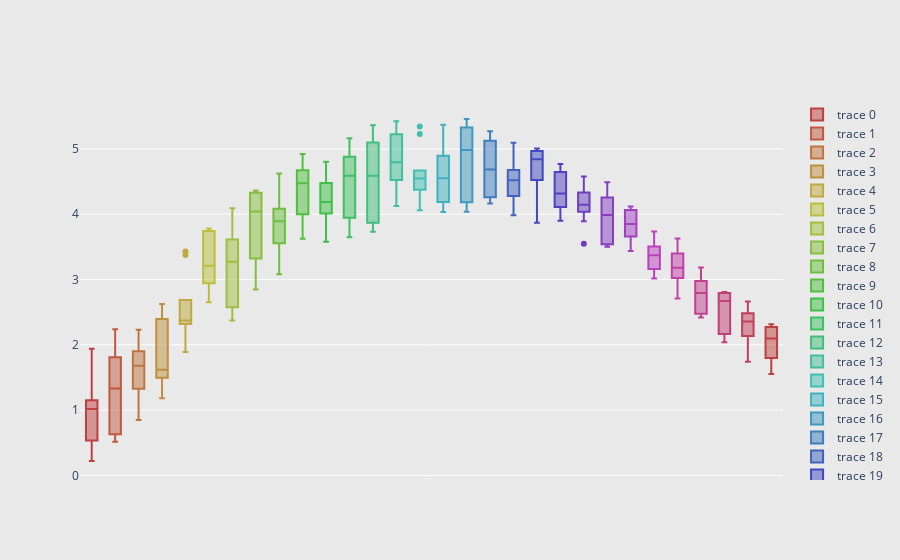

Here is the notebook cell this chart was saved with:
### Code cell
from datetime import date, timedelta



N = 30     # Number of boxes
startdate=date(2023,1,1)
ddates=[startdate+ timedelta(days=i) for i in range(N)]
print(ddates)


# generate an array of rainbow colors by fixing the saturation and lightness of the HSL
# representation of colour and marching around the hue.
# Plotly accepts any CSS color format, see e.g. http://www.w3schools.com/cssref/css_colors_legal.asp.
c = ['hsl('+str(h)+',50%'+',50%)' for h in np.linspace(0, 360, N)]

# Each box is represented by a dict that contains the data, the type, and the colour.
# Use list comprehension to describe N boxes, each with a different colour and with different randomly generated data:
fig = go.Figure(data=[go.Box(
    y=3.5 * np.sin(np.pi * i/N) + i/N + (1.5 + 0.5 * np.cos(np.pi*i/N)) * np.random.rand(10),
    marker_color=c[i]
    ) for i in range(int(N))])

# format the layout
fig.update_layout(
    xaxis=dict(showgrid=False, zeroline=False, showticklabels=False),
    yaxis=dict(zeroline=False, gridcolor='white'),
    paper_bgcolor='rgb(233,233,233)',
    plot_bgcolor='rgb(233,233,233)',
)

fig.show()

### Figure 1 — Plotly figure (JSON) as saved in the notebook; plotly's stock layout.template omitted (floating-point values rounded to 4 significant figures)
{"data": [{"marker": {"color": "hsl(0.0,50%,50%)"}, "type": "box", "y": [1.149, 0.22, 0.9618, 0.5359, 0.3181, 1.942, 0.6206, 1.385, 1.107, 1.072]}, {"marker": {"color": "hsl(12.413793103448276,50%,50%)"}, "type": "box", "y": [1.006, 1.578, 1.478, 0.5249, 0.5142, 1.844, 1.811, 0.6311, 2.239, 1.187]}, {"marker": {"color": "hsl(24.82758620689655,50%,50%)"}, "type": "box", "y": [1.919, 1.079, 1.9, 1.894, 0.8488, 2.23, 1.432, 1.641, 1.72, 1.327]}, {"marker": {"color": "hsl(37.241379310344826,50%,50%)"}, "type": "box", "y": [1.494, 1.612, 1.575, 1.622, 1.336, 2.624, 2.543, 2.397, 1.182, 1.849]}, {"marker": {"color": "hsl(49.6551724137931,50%,50%)"}, "type": "box", "y": [2.356, 2.687, 2.352, 1.891, 2.598, 3.429, 2.318, 2.306, 3.375, 2.387]}, {"marker": {"color": "hsl(62.06896551724138,50%,50%)"}, "type": "box", "y": [2.653, 3.78, 3.153, 2.991, 2.695, 3.774, 3.642, 3.271, 3.743, 2.942]}, {"marker": {"color": "hsl(74.48275862068965,50%,50%)"}, "type": "box", "y": [4.024, 2.577, 2.481, 3.222, 2.915, 2.371, 3.327, 4.093, 3.407, 3.615]}, {"marker": {"color": "hsl(86.89655172413794,50%,50%)"}, "type": "box", "y": [4.328, 3.324, 2.847, 3.059, 4.356, 4.103, 4.26, 3.373, 4.363, 3.986]}, {"marker": {"color": "hsl(99.3103448275862,50%,50%)"}, "type": "box", "y": [4.296, 3.737, 4.005, 3.165, 3.081, 3.864, 3.919, 4.625, 3.556, 4.084]}, {"marker": {"color": "hsl(111.72413793103448,50%,50%)"}, "type": "box", "y": [4.0, 4.771, 3.626, 4.925, 4.398, 4.424, 4.527, 4.568, 3.818, 4.675]}, {"marker": {"color": "hsl(124.13793103448276,50%,50%)"}, "type": "box", "y": [3.997, 4.047, 4.614, 4.084, 4.481, 4.296, 4.419, 3.581, 4.806, 4.012]}, {"marker": {"color": "hsl(136.55172413793105,50%,50%)"}, "type": "box", "y": [4.866, 4.604, 4.882, 5.166, 3.949, 4.038, 4.573, 4.992, 3.648, 3.756]}, {"marker": {"color": "hsl(148.9655172413793,50%,50%)"}, "type": "box", "y": [4.548, 3.849, 4.409, 5.1, 3.871, 4.687, 4.633, 5.254, 3.731, 5.365]}, {"marker": {"color": "hsl(161.3793103448276,50%,50%)"}, "type": "box", "y": [4.143, 4.525, 4.128, 4.637, 5.424, 5.051, 5.373, 4.797, 4.796, 5.227]}, {"marker": {"color": "hsl(173.79310344827587,50%,50%)"}, "type": "box", "y": [4.671, 5.232, 4.584, 4.062, 5.343, 4.583, 4.491, 4.218, 4.515, 4.375]}, {"marker": {"color": "hsl(186.20689655172413,50%,50%)"}, "type": "box", "y": [4.791, 4.229, 4.034, 4.19, 4.427, 4.676, 4.982, 4.161, 5.371, 4.898]}, {"marker": {"color": "hsl(198.6206896551724,50%,50%)"}, "type": "box", "y": [4.038, 5.241, 5.066, 5.46, 4.186, 4.086, 5.38, 4.856, 4.906, 5.329]}, {"marker": {"color": "hsl(211.0344827586207,50%,50%)"}, "type": "box", "y": [4.665, 4.167, 4.221, 4.713, 4.665, 4.261, 5.127, 5.148, 5.274, 4.709]}, {"marker": {"color": "hsl(223.44827586206895,50%,50%)"}, "type": "box", "y": [4.222, 4.521, 4.521, 4.495, 5.065, 3.985, 4.677, 4.281, 5.094, 4.672]}, {"marker": {"color": "hsl(235.86206896551724,50%,50%)"}, "type": "box", "y": [5.005, 3.994, 4.847, 4.97, 4.526, 4.794, 5.008, 3.872, 4.853, 4.84]}, {"marker": {"color": "hsl(248.27586206896552,50%,50%)"}, "type": "box", "y": [4.405, 4.668, 4.771, 4.23, 4.647, 3.994, 4.612, 4.163, 3.901, 4.11]}, {"marker": {"color": "hsl(260.6896551724138,50%,50%)"}, "type": "box", "y": [4.332, 3.549, 4.128, 3.894, 4.577, 4.038, 4.191, 4.438, 4.167, 4.077]}, {"marker": {"color": "hsl(273.1034482758621,50%,50%)"}, "type": "box", "y": [3.535, 3.503, 3.993, 4.025, 3.541, 4.349, 3.781, 4.49, 4.259, 3.983]}, {"marker": {"color": "hsl(285.51724137931035,50%,50%)"}, "type": "box", "y": [3.866, 3.436, 4.119, 3.491, 3.925, 3.732, 3.832, 4.102, 3.661, 4.065]}, {"marker": {"color": "hsl(297.9310344827586,50%,50%)"}, "type": "box", "y": [3.506, 3.018, 3.16, 3.26, 3.425, 3.406, 3.696, 3.737, 3.049, 3.342]}, {"marker": {"color": "hsl(310.3448275862069,50%,50%)"}, "type": "box", "y": [3.63, 3.399, 3.2, 2.887, 2.71, 3.16, 3.025, 3.095, 3.488, 3.255]}, {"marker": {"color": "hsl(322.7586206896552,50%,50%)"}, "type": "box", "y": [2.863, 2.978, 2.722, 2.474, 2.889, 2.418, 2.466, 2.683, 3.184, 3.1]}, {"marker": {"color": "hsl(335.17241379310343,50%,50%)"}, "type": "box", "y": [2.039, 2.795, 2.78, 2.165, 2.431, 2.125, 2.81, 2.672, 2.801, 2.672]}, {"marker": {"color": "hsl(347.58620689655174,50%,50%)"}, "type": "box", "y": [2.096, 2.305, 2.663, 2.501, 2.32, 2.135, 2.393, 1.74, 2.475, 2.484]}, {"marker": {"color": "hsl(360.0,50%,50%)"}, "type": "box", "y": [1.947, 2.273, 1.799, 1.767, 2.085, 1.554, 2.118, 2.307, 2.108, 2.314]}], "layout": {"paper_bgcolor": "rgb(233,233,233)", "plot_bgcolor": "rgb(233,233,233)", "xaxis": {"showgrid": false, "showticklabels": false, "zeroline": false}, "yaxis": {"gridcolor": "white", "zeroline": false}}}
